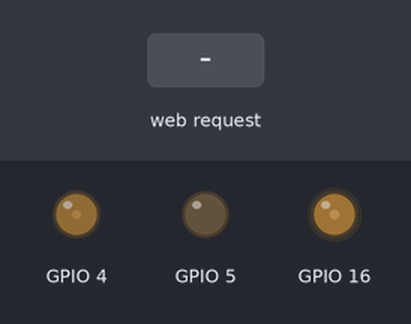
A sketch run on a simulated ESP8266 (NodeMCU). Shown: output pins drawn as LEDs (lit = HIGH). The inputs (shaded band) are chosen by the test bench. WiFi joins after 1.5 s; servers stay silent unless stated; what the sketch prints to the serial monitor is not drawn.

Above: at 1.55 s.
At 2.75 s:
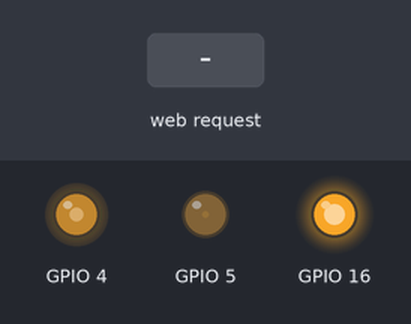
2.8 s: HTTP request GET /Bi received
At 5.7 s:
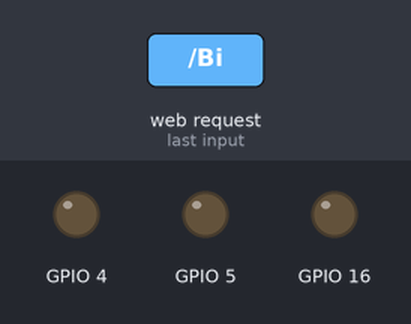
Timing chart, 0 to 7.2 s (numbered marks = the images above; inputs shaded):
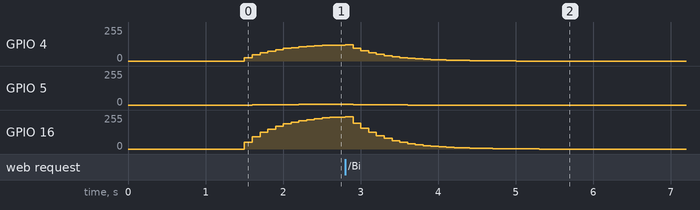

The sketch:

CandiceController.ino
```cpp
#define SERIAL_ON
#include "SingleStrip.h"
#include "WifiHandler.h"
#include <cstring>
#define RED 16
#define GREEN 5
#define BLUE 4
#define SSID "INFINITUMIU45_2.4"
#define PASS "7uu7YddZbQ"


Color* targetColors;
const Color BI_COLORS[] = { Color(255, 5, 128), Color(170, 0, 200), Color(0, 56, 168) }; //Bi
const Color PAN_COLORS[] = { Color(255, 27, 141), Color(255, 218, 0), Color(27, 179, 255)}; //Pan
//Color targetColors[] = { Color(0, 255, 72), Color(255, 255, 255), Color(255, 0, 38) }; //México
Color initialColor;
int_fast16_t colorIndex;
uint_fast16_t currentLength;
SingleStrip* strip;

void ColorInit();

void StepThroughColors();

void ProcessRequest(const String& request);

void FreeTarget();

void CopyArray(const Color* src, Color* dest, uint_fast16_t length);

void setup() {
	Serial.begin(115200);
	InitializeWifi(SSID, PASS);
	ColorInit();
}

void loop() {
	bool reached = Color::Lerp(&initialColor, targetColors[colorIndex], (1.0f / 100.0f) * 20.0f);
	strip->SetColor(initialColor);
	//Serial.println(initialColor.ToString());
	if (reached) {
		colorIndex++;
		Mathf::CircleBack(&colorIndex, 0, currentLength - 1);
	}

	ReadGetRequestContent(ProcessRequest);
	delay(100);
}

void ColorInit() {
	strip = new SingleStrip(RED, GREEN, BLUE);
	initialColor = Color(0, 0, 0);
	strip->SetColor(initialColor);
	colorIndex = 0;
	currentLength = 3;
	colorIndex = 0;
	targetColors = new Color[currentLength];
	CopyArray(BI_COLORS, targetColors, currentLength);
	Serial.println(targetColors->ToString());
}

void ProcessRequest(const String& request) {
	if (request == "") return;
	Serial.println(request);
	if (request == "Bi") {
		if (targetColors != nullptr) FreeTarget();
		targetColors = new Color[3];
		currentLength = 3;
		colorIndex = 0;
		CopyArray(BI_COLORS, targetColors, currentLength);
		return;
	}
	//Gather the values of the colors in the following format
	//[number]/[hex]/[hex]/[hex]/...
	//Get the first substring by delimitter which is the number of colors in the request
	String nStr = GetSubStrDelimitter(request, '/', 0);
	int n = nStr.toInt();
	int stepLength = nStr.length();
	if (targetColors != nullptr) FreeTarget();
	targetColors = new Color[n];
	currentLength = n;

	//Create a loop to get all the other colors
	String buffer;
	for (uint_fast16_t i = 0; i < n; i++) {
		//Get the color with a delimitter offsetting the request by the accumulative length
		buffer = GetSubStrDelimitter(request, '/', stepLength);
		Serial.print("Hex: ");
		Serial.println(buffer);
		//The buffer now contains the entire hex value, we can feed it to the color
		targetColors[i] = Color::HexToColor(buffer);
		Serial.print("Color: ");
		Serial.println(targetColors[i].ToString());
		//Increment current Length by 6 (hex) + 1 (diagonal)
		stepLength += 7;
	}
	colorIndex = 0;
}

void FreeTarget() {
	delete[] targetColors;
}

void CopyArray(const Color* src, Color* dest, uint_fast16_t length) {
	for (uint_fast16_t i = 0; i < length; i++) {
		dest[i] = src[i];
	}
}
```

Color.cpp
```cpp
#include "Color.h"

const Color Color::BLACK = Color();

const Color Color::WHITE = Color(255, 255, 255);

Color::Color() {
	this->red = 0;
	this->green = 0;
	this->blue = 0;
}

Color::Color(float red, float green, float blue) {
	this->SetRed(red);
	this->SetGreen(green);
	this->SetBlue(blue);
}

Color Color::operator+(Color const& other) const {
	Color res = *this;
	res.red += other.red;
	res.green += other.green;
	res.blue += other.blue;
	return res;
}

Color Color::operator-(Color const& other) const {
	Color res = *this;
	res.red -= other.red;
	res.green -= other.green;
	res.blue -= other.blue;
	return res;
}

bool Color::operator==(Color const& other) const {
	return this->blue == other.blue && this->red == other.red && this->green == other.green;
}

bool Color::operator!=(Color const& other) const {
	return this->blue != other.blue || this->red != other.red || this->green != other.green;
}

float Color::GetRed() const {
	return this->red;
}

float Color::GetGreen() const {
	return this->green;
}

float Color::GetBlue() const {
	return this->blue;
}

float Color::GetSqrMagnitude() const {
	return (this->red * this->red) + (this->green * this->green) + (this->blue * this->blue);
}

float Color::GetMagnitude() const {
	return sqrtf(this->GetSqrMagnitude());
}

float Color::Dot(Color const& other) const {
	float i, j, k;
	i = this->red * other.red;
	j = this->green * other.green;
	k = this->blue * other.blue;
	return i + j + k;
}

void Color::SetRed(float red) {
	this->red = red;
	Mathf::Clamp(&this->red, 0, 255);
}

void Color::SetGreen(float green) {
	this->green = green;
	Mathf::Clamp(&this->green, 0, 255);
}

void Color::SetBlue(float blue) {
	this->blue = blue;
	Mathf::Clamp(&this->blue, 0, 255);
}

void Color::SetRGB(float red, float green, float blue) {
	this->SetRed(red);
	this->SetGreen(green);
	this->SetBlue(blue);
}

String Color::ToString() const {
	//Yeah, don't question it
	String result = "(";
	result.concat(this->red);
	result.concat(", ");
	result.concat(this->green);
	result.concat(", ");
	result.concat(this->blue);
	result.concat(")");
	return result;
}

bool Color::Lerp(Color* a, Color const& b, float step) {
	float threshold = 0.01f;
	float disSqr = Color::DistanceSqr(*a, b);
	if (disSqr < threshold * threshold) return true;
	Mathf::Lerp(&(*a).red, b.red, step);
	Mathf::Lerp(&(*a).green, b.green, step);
	Mathf::Lerp(&(*a).blue, b.blue, step);
	return false;
}

float Color::DistanceSqr(Color const& a, Color const& b) {
	Color adjustedVector = a - b;
	return adjustedVector.GetSqrMagnitude();
}

Color Color::HexToColor(const String& hexString) {
	uint_fast16_t r = Mathf::Hex2int((char*)hexString.substring(0, 2).c_str());
	uint_fast16_t g = Mathf::Hex2int((char*)hexString.substring(2, 4).c_str());
	uint_fast16_t b = Mathf::Hex2int((char*)hexString.substring(4, 6).c_str());
	return Color(r, g, b);
}
```

Color.h
```cpp
#include "Mathf.h"
#include "arduino.h"

class Color {
public:
	static const Color BLACK;

	static const Color WHITE;

	Color();

	Color(float red, float green, float blue);

	Color operator + (Color const& other) const;

	Color operator - (Color const& other) const;

	bool operator == (Color const& other) const;

	bool operator != (Color const& other) const;

	float GetRed() const;

	float GetGreen() const;

	float GetBlue() const;

	float GetSqrMagnitude() const;

	float GetMagnitude() const;

	float Dot(Color const& other) const;

	void SetRed(float red);

	void SetGreen(float green);

	void SetBlue(float blue);

	void SetRGB(float red, float green, float blue);

	String ToString() const;

	static bool Lerp(Color* a, Color const& b, float step);

	static float DistanceSqr(Color const& a, Color const& b);

	static Color HexToColor(const String& hexString);

private:
	float red, green, blue;
};
```

Mathf.cpp
```cpp
#include "Mathf.h"

void Mathf::Clamp(float* value, float minValue, float maxValue) {
	if (*value > maxValue) {
		*value = maxValue;
		return;
	}

	if (*value < minValue) *value = minValue;
}

void Mathf::Lerp(float* value, float limit, float step) {
	*value = *value + step * (limit - *value);
}

void Mathf::CircleBack(int_fast16_t* value, int_fast16_t minValue, int_fast16_t maxValue) {
	if (*value > maxValue)
		*value = minValue;
	else if (*value < minValue)
		*value = maxValue;
}

uint_fast16_t Mathf::Hex2int(char* hex) {
    Serial.printf("Received Hex: %s\n", hex);
    uint_fast16_t val = 0;
    while (*hex) {
        // get current character then increment
        char byte = *hex++;
        // transform hex character to the 4bit equivalent number, using the ascii table indexes
        if (byte >= '0' && byte <= '9') byte = byte - '0';
        else if (byte >= 'a' && byte <= 'f') byte = byte - 'a' + 10;
        else if (byte >= 'A' && byte <= 'F') byte = byte - 'A' + 10;
        // shift 4 to make space for new digit, and add the 4 bits of the new digit
        val = (val << 4) | (byte & 0xF);
    }
    return val;
}
```

Mathf.h
```cpp
#pragma once

#if defined(ARDUINO) && ARDUINO >= 100
	#include "arduino.h"
#else
	#include "WProgram.h"
#endif

namespace Mathf {

	void Clamp(float* value, float minValue, float maxValue);

	void Lerp(float* value, float limit, float step);

	void CircleBack(int_fast16_t* value, int_fast16_t minValue, int_fast16_t maxValue);

    //Function provided by stack overflow's radhoo
	//https://stackoverflow.com/questions/10324/convert-a-hexadecimal-string-to-an-integer-efficiently-in-c
	uint_fast16_t Hex2int(char* hex);
}
```

SingleStrip.cpp
```cpp
#include "SingleStrip.h"

SingleStrip::SingleStrip(uint_fast16_t pinR, uint_fast16_t pinG, uint_fast16_t pinB) {
	this->pinR = pinR;
	this->pinG = pinG;
	this->pinB = pinB;
	this->color = Color();
}

SingleStrip::~SingleStrip() {
	delete this;
}

void SingleStrip::SetColor(Color color) {
	this->color.SetRGB(color.GetRed(), color.GetGreen(), color.GetBlue());
	this->LightUp();
}

void SingleStrip::SetColor(float red, float green, float blue) {
	this->color.SetRGB(red, green, blue);
	this->LightUp();
}

void SingleStrip::FadeCycle(float step) {
	if (this->colorBuffer == Color::BLACK) {
		//Set the color buffer to the current color
		this->colorBuffer = this->color;
	}
	bool reachedBlack = Color::Lerp(&this->color, Color::BLACK, step);
	if (reachedBlack) {

	}
}

void SingleStrip::LightUp() {
	analogWrite(pinR, this->color.GetRed());
	analogWrite(pinG, this->color.GetGreen());
	analogWrite(pinB, this->color.GetBlue());
}
```

SingleStrip.h
```cpp
#pragma once
#include "Color.h"

#if defined(ARDUINO) && ARDUINO >= 100
	#include "arduino.h"
#else
	#include "WProgram.h"
#endif

class SingleStrip {
public:
	SingleStrip(uint_fast16_t pinR, uint_fast16_t pinG, uint_fast16_t pinB);

	~SingleStrip();

	void SetColor(Color color);

	void SetColor(float red, float green, float blue);

	//Fades the current color back and forth
	void FadeCycle(float step);

private:
	Color color;
	Color colorBuffer = Color::BLACK;
	uint_fast16_t pinR, pinG, pinB;

	void LightUp();
};
```

WifiHandler.h
```cpp
#pragma once
#include "ESP8266WiFi.h"
//Turn this shit into a macro

WiFiServer server(80);

void InitializeWifi(const char* ssid, const char* pass);

#define ReadGetRequestContent(process) {\
	WiFiClient client = server.available();\
	if (client) {\
		while (!client.available()) delay(1);\
		String request = client.readStringUntil('\r');\
		request = GetSubStrDelimitter(request, ' ', 5);\
		process(request);\
		client.println("HTTP/1.1 200 OK");\
	}\
}

String GetSubStrDelimitter(const String& str, char delimitter, uint16_t offset);

/// <summary>
/// Initializes the Wifi handler connecting to the network and starting the server
/// </summary>
/// <param name="ssid">WiFi network's name</param>
/// <param name="pass">WiFi network's password</param>
void InitializeWifi(const char* ssid, const char* pass) {
	WiFi.begin(ssid, pass);
	while (WiFi.status() != WL_CONNECTED) {
		delay(500);
#ifdef SERIAL_ON
		Serial.print(".");
#endif
	}
#ifdef SERIAL_ON
	Serial.println("Connected!");
	Serial.print("IP: ");
	Serial.println(WiFi.localIP());
#endif
	server.begin();
}

String GetSubStrDelimitter(const String &str, char delimitter, uint16_t offset) {
	String sub = "";
	for (uint16_t i = offset; i < str.length(); i++) {
		sub += str[i];
		if (str[i] == delimitter) break;
	}
	return sub;
}
```
